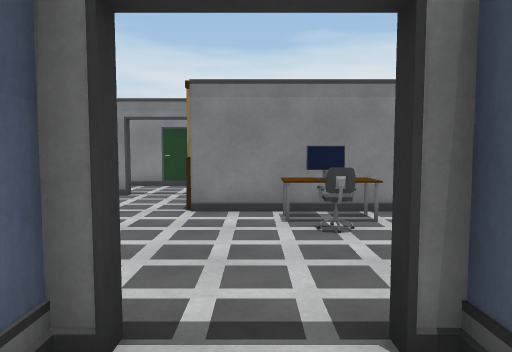
View 1 (above)

17 first-person views from a walk through a scene from a Unity 3-D project. The camera is 1.4 m above the floor, tilts 4° down and sees 70° across. The floor is counted in squares, 1 m on a side. Each view is taken from the middle of a square. On the plan, view 1 faces up. The plan holds only what a view shows up to about 16 squares ahead; the rest is blank. The player character is not drawn.

View 2
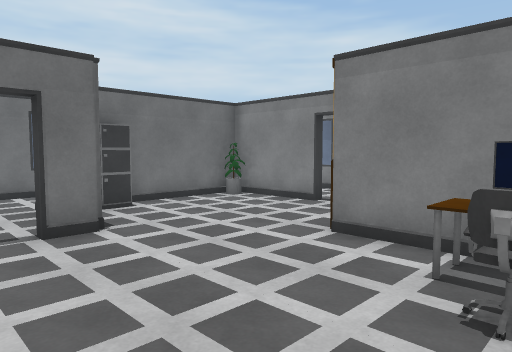

View 3
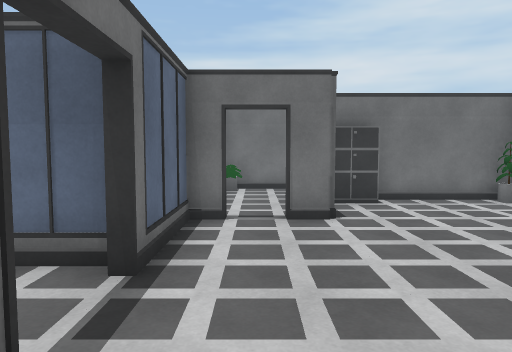

View 4
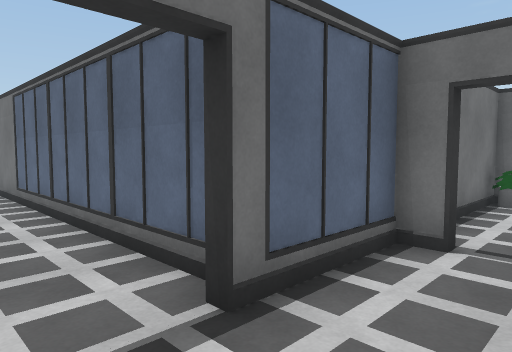

View 5
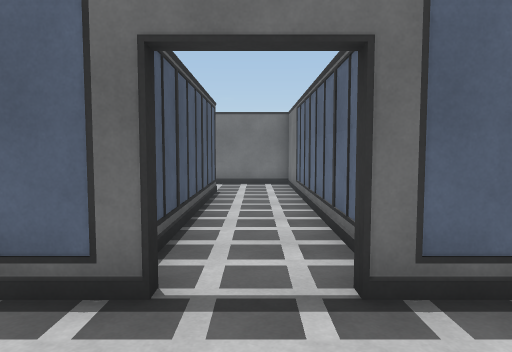

View 6
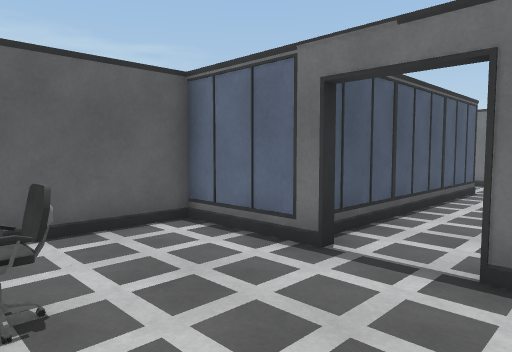

View 7
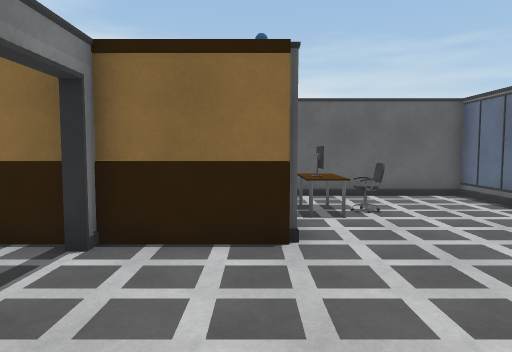

View 8
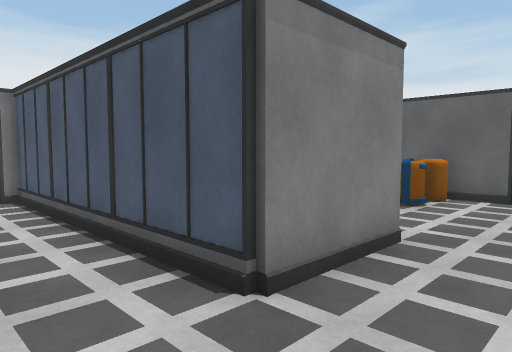

View 9
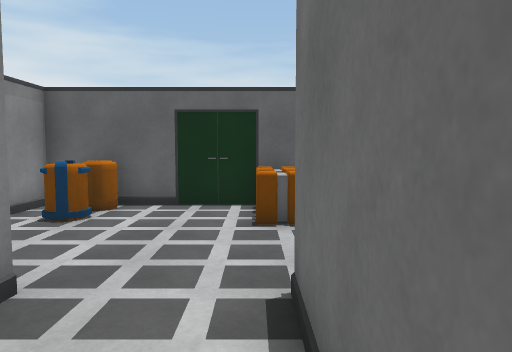

View 10
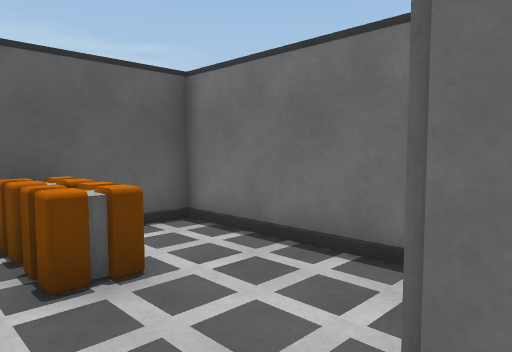

View 11
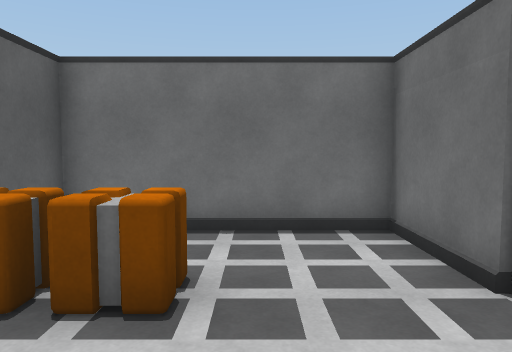

View 12
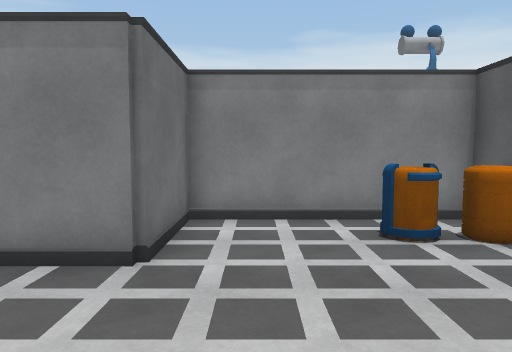

View 13
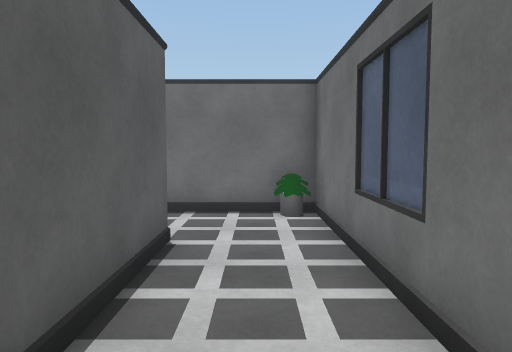

View 14
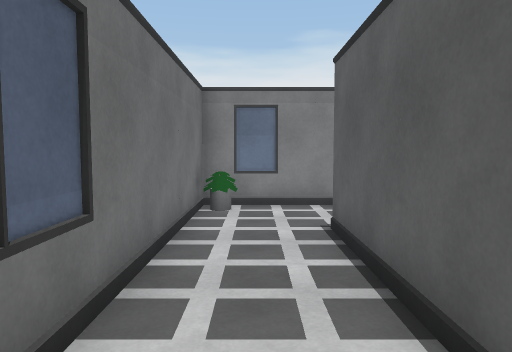

View 15
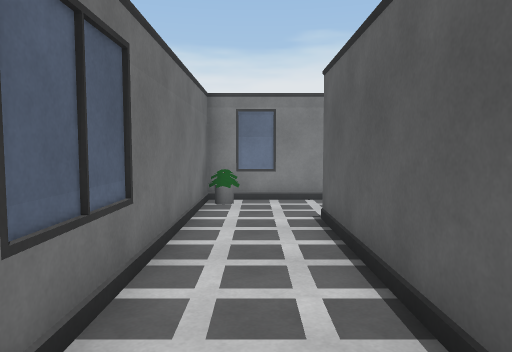

View 16
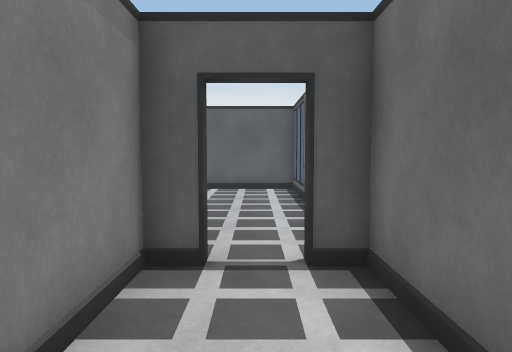

View 17
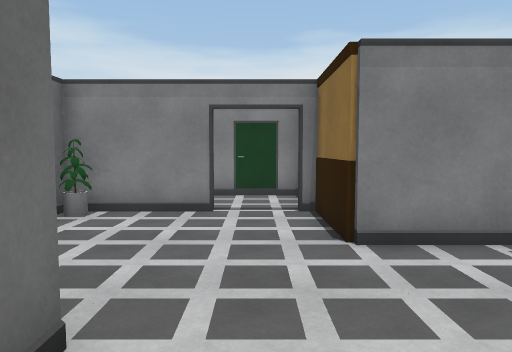

### Floor plan
Ten units are one square. View 1 is at (0, 0); x grows to the right and y downward. Boxes are objects, and circles mark ways between rooms. Rooms are numbered by the first view taken in them; rooms with no view inside come last. Other rooms are left out.
<svg viewBox="-110 -150 220 279">
<path fill="none" stroke="#000" d="M104 86 104 36 46 36 46 66 14 66 14 -14M-14 -14 -14 94 46 94 46 124 104 124 104 104M-10 -24 -14 -24M-44 -57 -44 -46M-44 -34 -44 -26 -10 -26 -10 -24M6 -84 -16 -84 -16 -104M-14 -24 -14 -14M10 -24 10 -26 44 -26 44 -77M14 -14 14 -24M-40 -114 -65 -114M33 -84 24 -84M-74 -105 -74 -75M-76 -54 -76 -115M-93 -26 -46 -26 -46 -34 -44 -34M-46 -54 -71 -54M-44 -46 -46 -46M-104 -135 -104 -35M-85 -144 -95 -144M-40 -118 -40 -114M-20 -114 -20 -118M-16 -117 -16 -129M-16 -104 -16 -114M-16 -144 -85 -144"/>
<rect x="75" y="85" width="10" height="20" fill="#bbb"><title>crate</title></rect>
<rect x="75" y="45" width="10" height="10" fill="#bbb"><title>barrel</title></rect>
<rect x="85" y="85" width="20" height="20" fill="#bbb"><title>crate</title></rect>
<rect x="85" y="45" width="20" height="10" fill="#bbb"><title>barrel</title></rect>
<rect x="-75" y="-75" width="10" height="20" fill="#bbb"><title>cabinet</title></rect>
<rect x="5" y="-75" width="20" height="20" fill="#bbb"><title>chair</title></rect>
<rect x="5" y="-85" width="10" height="10" fill="#bbb"><title>monitor</title></rect>
<rect x="15" y="-85" width="10" height="10" fill="#bbb"><title>other object</title></rect>
<rect x="-105" y="-35" width="10" height="10" fill="#bbb"><title>other object</title></rect>
<rect x="-105" y="-145" width="10" height="10" fill="#bbb"><title>other object</title></rect>
<rect x="-75" y="-115" width="10" height="10" fill="#bbb"><title>other object</title></rect>
<circle cx="0" cy="-20" r="3" fill="#2a7"/>
<circle cx="-40" cy="-40" r="3" fill="#2a7"/>
<circle cx="-30" cy="-110" r="3" fill="#2a7"/>
<circle cx="-80" cy="-125" r="3" fill="#2a7"/>
<text x="50" y="70">1</text>
<text x="-20" y="-60">2</text>
<text x="-90" y="-70">3</text>
<text x="-50" y="-120">4</text>
</svg>
Room 1 opens to room 2. Room 2 opens to room 3. Room 2 opens to room 4. Room 3 opens to room 4.

Where each view was taken, in squares from view 1:
view 1: 0 up, 0 right, facing up
view 2: 3 up, 2 right, facing up-left
view 3: 4 up, 3 right, facing left
view 4: 5 up, 1 right, facing down-left
view 5: 6 up, 0 right, facing down
view 6: 7 up, 2 left, facing down-right
view 7: 9 up, 7 left, facing right
view 8: 9 down, 1 left, facing up-right
view 9: 9 down, 1 right, facing right
view 10: 8 down, 4 right, facing down-right
view 11: 6 down, 7 right, facing down
view 12: 11 down, 6 right, facing up
view 13: 11 up, 9 left, facing down
view 14: 5 up, 9 left, facing up
view 15: 4 up, 9 left, facing up
view 16: 4 up, 9 left, facing right
view 17: 3 up, 3 left, facing up
